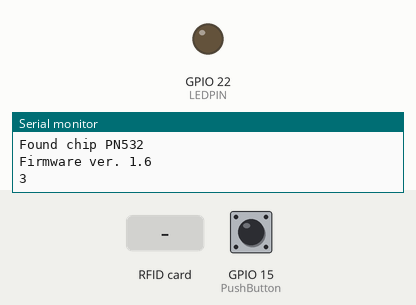
Bench run of a sketch on a simulated ESP32. On the bench: output pins drawn as LEDs (lit = HIGH), the last lines printed to the serial monitor. The inputs (shaded band) are chosen by the test bench; at power-on: GPIO 15 (PushButton) HIGH. WiFi joins after 1.5 s; servers stay silent unless stated; EEPROM starts erased.

Above: at 2.7 s.
2.8 s: GPIO 15 (PushButton) pulled LOW for 3 s
At 4.9 s:
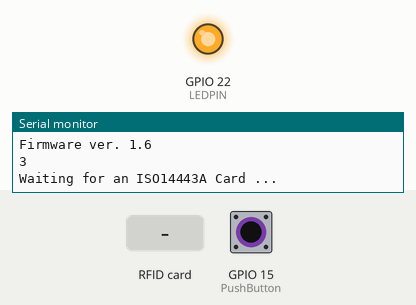
10.3 s: RFID card 5E 7A 19 C4 held to the reader
At 14.7 s:
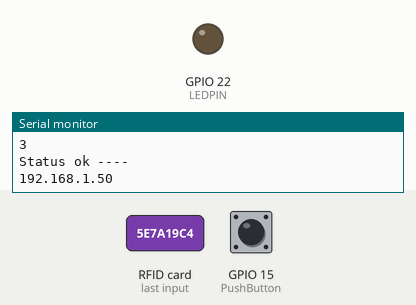
Timing chart, 0 to 16.2 s (numbered marks = the images above; inputs shaded):
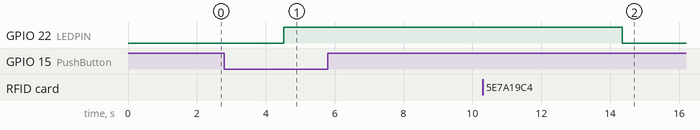

The sketch:

Read_Connect_WiFi.ino
```cpp
#include <Wire.h>
#include <SPI.h>
#include <Adafruit_PN532.h>
#include <ArduinoJson.h>
#include <WiFi.h>
#include "EEPROM.h"
#include "DallasTemperature.h"

#define PN532_SCK  (18)
#define PN532_MOSI (23)
#define PN532_SS   (5)
#define PN532_MISO (19)
#define ONE_WIRE_BUS 21

OneWire oneWire(ONE_WIRE_BUS);
DallasTemperature sensors(&oneWire);

Adafruit_PN532 nfc(PN532_SCK, PN532_MISO, PN532_MOSI, PN532_SS);
StaticJsonBuffer<200> jsonBuffer;
bool button_status=false;
const int LEDPIN = 22;
const int PushButton =15;
uint8_t sensor1[8] = { 0x28, 0x9C, 0xB4, 0x77, 0x91, 0x11, 0x2, 0xBB };
uint8_t sensor2[8] = { 0x28, 0xF1, 0x4E, 0x77, 0x91, 0xB, 0x2, 0x22 };
uint8_t keya[6] = { 0xff, 0xff, 0xff, 0xff, 0xff, 0xff };
const char* ssid = "prrt";
const char* password =  "passwordmala";
const char* new_ssid ;
const char* new_password;
String new_ssid_str;
String new_password_str;
unsigned long check_wifi = 30000;
String str = " ";
String str1 = " ";
String str2 = " ";
String str3 = " ";
uint8_t data_aux1[16];
uint8_t data_aux2[16];
uint8_t data_aux3[16];
uint8_t success;
uint8_t uid[] = { 0, 0, 0, 0, 0, 0, 0 };
uint8_t uidLength;
unsigned long try_connect = 0;
int addr = 0;
int EEPROM_SIZE = 48;

String translateEncryptionType(wifi_auth_mode_t encryptionType) {

       switch (encryptionType) {
         case (WIFI_AUTH_OPEN):
           return "Open";
         case (WIFI_AUTH_WEP):
           return "WEP";
         case (WIFI_AUTH_WPA_PSK):
           return "WPA_PSK";
         case (WIFI_AUTH_WPA2_PSK):
           return "WPA2_PSK";
         case (WIFI_AUTH_WPA_WPA2_PSK):
           return "WPA_WPA2_PSK";
         case (WIFI_AUTH_WPA2_ENTERPRISE):
           return "WPA2_ENTERPRISE";
      }
}

void scanNetworks() {

     int numberOfNetworks = WiFi.scanNetworks();

     Serial.print("Number of networks found: ");
     Serial.println(numberOfNetworks);

     for (int i = 0; i < numberOfNetworks; i++) {

         Serial.print("Network name: ");
         Serial.println(WiFi.SSID(i));

         Serial.print("Signal strength: ");
         Serial.println(WiFi.RSSI(i));

         Serial.print("MAC address: ");
         Serial.println(WiFi.BSSIDstr(i));

         Serial.print("Encryption type: ");
         String encryptionTypeDescription = translateEncryptionType(WiFi.encryptionType(i));
         Serial.println(encryptionTypeDescription);
         Serial.println("-----------------------");

     }
}

void connectToNetwork() {

     try_connect = 0;

     Serial.println("Establishing connection to WiFi..");
     WiFi.begin(ssid, password);

     while (WiFi.status() != WL_CONNECTED &&  try_connect < 10) {

           delay(500);
           Serial.println(".");

           if(WiFi.status() == WL_CONNECTED ){

              Serial.println("Connected to network");
              Serial.println(WiFi.macAddress());
              Serial.println(WiFi.localIP());

           }
           try_connect = try_connect + 1;

     }
}
void configureEsp32Network(){

     str = " ";
     str1 = " ";
     str2 = " ";
     str3 = " ";
     new_ssid = " ";
     new_password = " ";

     Serial.println("Waiting for an ISO14443A Card ...");
     success = nfc.readPassiveTargetID(PN532_MIFARE_ISO14443A, uid, &uidLength);

     if (success) {

        Serial.println("Found an ISO14443A card");
        Serial.print("  UID Length: ");Serial.print(uidLength, DEC);Serial.println(" bytes");
        Serial.print("  UID Value: ");
        nfc.PrintHex(uid, uidLength);
        Serial.println("");

        if (uidLength == 4){

            Serial.println("Seems to be a Mifare Classic card (4 byte UID)");
            Serial.println("Trying to authenticate block 8 with default KEYA value");

            success = nfc.mifareclassic_AuthenticateBlock(uid, uidLength, 8, 0, keya);

            if (success){

               Serial.println("Sector 1 (Blocks 8..11) has been authenticated");

               memset(data_aux1, 0, sizeof(data_aux1));
               memset(data_aux2, 0, sizeof(data_aux2));
               memset(data_aux3, 0, sizeof(data_aux3));
               success =  nfc.mifareclassic_ReadDataBlock( 8, data_aux1);
                          nfc.mifareclassic_ReadDataBlock( 9, data_aux2);
                          nfc.mifareclassic_ReadDataBlock( 10, data_aux3);

               if(success){

                  nfc.PrintHexChar(data_aux1, 16);
                  nfc.PrintHexChar(data_aux2, 16);
                  nfc.PrintHexChar(data_aux3, 16);

                  Serial.println("");
                  str1 = (char*)data_aux1;
                  str2 = (char*)data_aux2;
                  str3 = (char*)data_aux3;
                  str = str1 +str2 +str3;

                  delay(1000);

               }
               else{

                  Serial.println("Ooops ... unable to read the requested block.  Try another key?");

               }

               JsonObject& root = jsonBuffer.parseObject(str);
               new_ssid = root["ssid"];
               new_password = root["password"];
               EEPROM.writeString(addr, new_ssid);
               EEPROM.writeString(addr+10, new_password);
               EEPROM.commit();
               /*new_ssid_str = EEPROM.readString(addr);
               new_password_str = EEPROM.readString(addr+10);
               ssid = new_ssid_str.c_str();
               password = new_password_str.c_str();*/
               ssid = new_ssid;
               password = new_password;

               Serial.println("ssid and password has been changued");
               Serial.print(ssid);Serial.print(" ");Serial.println(password);
               Serial.println(str);

               jsonBuffer.clear();

               connectToNetwork();

              }
              else{

                 Serial.println("Ooops ... authentication failed: Try another key?");

              }
          }
      }
}
void printTemperature(DeviceAddress deviceAddress){

     float tempC = sensors.getTempC(deviceAddress);
     Serial.print(tempC);
     Serial.print("°C  |  ");
     Serial.print(DallasTemperature::toFahrenheit(tempC));
     Serial.println("°F");

}
void setup(void) {

     Serial.begin(115200);

     if (!EEPROM.begin(EEPROM_SIZE)){

         Serial.println("failed to initialise EEPROM"); delay(1000000);

     }
     new_ssid_str = EEPROM.readString(addr);
     new_password_str = EEPROM.readString(addr+10);
     ssid = new_ssid_str.c_str();
     password = new_password_str.c_str();

     Serial.println(ssid);
     Serial.println(password);

     Serial.println("Hello!");

     //scanNetworks();
     connectToNetwork();

     sensors.begin();
     nfc.begin();

     uint32_t versiondata = nfc.getFirmwareVersion();
     if (! versiondata) {

        Serial.print("Didn't find PN53x board");
        while (1); // halt

     }

     Serial.print("Found chip PN5"); Serial.println((versiondata>>24) & 0xFF, HEX);
     Serial.print("Firmware ver. "); Serial.print((versiondata>>16) & 0xFF, DEC);
     Serial.print('.'); Serial.println((versiondata>>8) & 0xFF, DEC);

     nfc.SAMConfig();
     pinMode(LEDPIN, OUTPUT);
     pinMode(PushButton, INPUT);
}


void loop(void) {

  Serial.println(WiFi.status());

  if(WiFi.status()!= WL_CONNECTED){

     connectToNetwork();
     delay(3000);
  }
  delay(3000);
  int Push_button_state = digitalRead(PushButton);
  if ( Push_button_state == LOW ){
    digitalWrite(LEDPIN, HIGH);
    configureEsp32Network();
  }
  else{
    digitalWrite(LEDPIN, LOW);
    Serial.println("Status ok ----");
    Serial.println(WiFi.localIP());
    digitalWrite(LEDPIN, LOW);
    //Serial.println(Push_button_state);
    delay(3000);
   }


  //sensors.requestTemperatures();
  //Serial.println("Status ok ----");
  //Serial.print("Sensor 1: ");
  //printTemperature(sensor1);

  //Serial.print("Sensor 2: ");
  //printTemperature(sensor2);


}
```

Measured:
- after the input at 2.8 s, GPIO 22 (LEDPIN): LOW → HIGH after 1.7 s
- after the input at 10.3 s, GPIO 22 (LEDPIN): HIGH → LOW after 4.0 s
